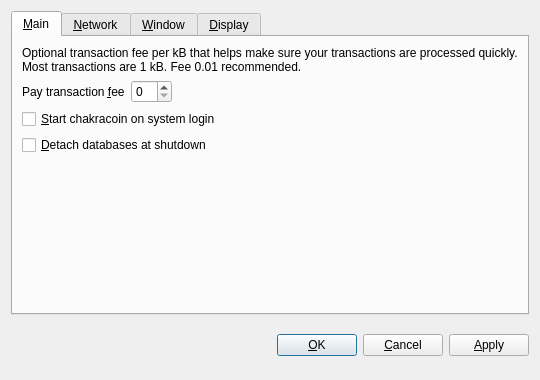
<?xml version="1.0" encoding="UTF-8"?>
<ui version="4.0">
 <class>OptionsDialog</class>
 <widget class="QDialog" name="OptionsDialog">
  <property name="geometry">
   <rect>
    <x>0</x>
    <y>0</y>
    <width>540</width>
    <height>380</height>
   </rect>
  </property>
  <property name="windowTitle">
   <string>Options</string>
  </property>
  <property name="modal">
   <bool>true</bool>
  </property>
  <layout class="QVBoxLayout" name="verticalLayout">
   <item>
    <widget class="QTabWidget" name="tabWidget">
     <property name="tabPosition">
      <enum>QTabWidget::North</enum>
     </property>
     <property name="currentIndex">
      <number>0</number>
     </property>
     <widget class="QWidget" name="tabMain">
      <attribute name="title">
       <string>&amp;Main</string>
      </attribute>
      <layout class="QVBoxLayout" name="verticalLayout_Main">
       <item>
        <widget class="QLabel" name="transactionFeeInfoLabel">
         <property name="text">
          <string>Optional transaction fee per kB that helps make sure your transactions are processed quickly. Most transactions are 1 kB. Fee 0.01 recommended.</string>
         </property>
         <property name="textFormat">
          <enum>Qt::PlainText</enum>
         </property>
         <property name="wordWrap">
          <bool>true</bool>
         </property>
        </widget>
       </item>
       <item>
        <layout class="QHBoxLayout" name="horizontalLayout_Main">
         <item>
          <widget class="QLabel" name="transactionFeeLabel">
           <property name="text">
            <string>Pay transaction &amp;fee</string>
           </property>
           <property name="textFormat">
            <enum>Qt::PlainText</enum>
           </property>
           <property name="buddy">
            <cstring>transactionFee</cstring>
           </property>
          </widget>
         </item>
         <item>
          <widget class="BitcoinAmountField" name="transactionFee"/>
         </item>
         <item>
          <spacer name="horizontalSpacer_Main">
           <property name="orientation">
            <enum>Qt::Horizontal</enum>
           </property>
           <property name="sizeHint" stdset="0">
            <size>
             <width>40</width>
             <height>20</height>
            </size>
           </property>
          </spacer>
         </item>
        </layout>
       </item>
       <item>
        <widget class="QCheckBox" name="bitcoinAtStartup">
         <property name="toolTip">
          <string>Automatically start chakracoin after logging in to the system.</string>
         </property>
         <property name="text">
          <string>&amp;Start chakracoin on system login</string>
         </property>
        </widget>
       </item>
       <item>
        <widget class="QCheckBox" name="detachDatabases">
         <property name="toolTip">
          <string>Detach block and address databases at shutdown. This means they can be moved to another data directory, but it slows down shutdown. The wallet is always detached.</string>
         </property>
         <property name="text">
          <string>&amp;Detach databases at shutdown</string>
         </property>
        </widget>
       </item>
       <item>
        <spacer name="verticalSpacer_Main">
         <property name="orientation">
          <enum>Qt::Vertical</enum>
         </property>
         <property name="sizeHint" stdset="0">
          <size>
           <width>20</width>
           <height>40</height>
          </size>
         </property>
        </spacer>
       </item>
      </layout>
     </widget>
     <widget class="QWidget" name="tabNetwork">
      <attribute name="title">
       <string>&amp;Network</string>
      </attribute>
      <layout class="QVBoxLayout" name="verticalLayout_Network">
       <item>
        <widget class="QCheckBox" name="mapPortUpnp">
         <property name="toolTip">
          <string>Automatically open the chakracoin client port on the router. This only works when your router supports UPnP and it is enabled.</string>
         </property>
         <property name="text">
          <string>Map port using &amp;UPnP</string>
         </property>
        </widget>
       </item>
       <item>
        <widget class="QCheckBox" name="connectSocks">
         <property name="toolTip">
          <string>Connect to the chakracoin network through a SOCKS proxy (e.g. when connecting through Tor).</string>
         </property>
         <property name="text">
          <string>&amp;Connect through SOCKS proxy:</string>
         </property>
        </widget>
       </item>
       <item>
        <layout class="QHBoxLayout" name="horizontalLayout_Network">
         <item>
          <widget class="QLabel" name="proxyIpLabel">
           <property name="text">
            <string>Proxy &amp;IP:</string>
           </property>
           <property name="textFormat">
            <enum>Qt::PlainText</enum>
           </property>
           <property name="buddy">
            <cstring>proxyIp</cstring>
           </property>
          </widget>
         </item>
         <item>
          <widget class="QValidatedLineEdit" name="proxyIp">
           <property name="maximumSize">
            <size>
             <width>140</width>
             <height>16777215</height>
            </size>
           </property>
           <property name="toolTip">
            <string>IP address of the proxy (e.g. 127.0.0.1)</string>
           </property>
          </widget>
         </item>
         <item>
          <widget class="QLabel" name="proxyPortLabel">
           <property name="text">
            <string>&amp;Port:</string>
           </property>
           <property name="textFormat">
            <enum>Qt::PlainText</enum>
           </property>
           <property name="buddy">
            <cstring>proxyPort</cstring>
           </property>
          </widget>
         </item>
         <item>
          <widget class="QLineEdit" name="proxyPort">
           <property name="maximumSize">
            <size>
             <width>55</width>
             <height>16777215</height>
            </size>
           </property>
           <property name="toolTip">
            <string>Port of the proxy (e.g. 9050)</string>
           </property>
          </widget>
         </item>
         <item>
          <widget class="QLabel" name="socksVersionLabel">
           <property name="text">
            <string>SOCKS &amp;Version:</string>
           </property>
           <property name="textFormat">
            <enum>Qt::PlainText</enum>
           </property>
           <property name="buddy">
            <cstring>socksVersion</cstring>
           </property>
          </widget>
         </item>
         <item>
          <widget class="QValueComboBox" name="socksVersion">
           <property name="toolTip">
            <string>SOCKS version of the proxy (e.g. 5)</string>
           </property>
          </widget>
         </item>
         <item>
          <spacer name="horizontalSpacer_Network">
           <property name="orientation">
            <enum>Qt::Horizontal</enum>
           </property>
           <property name="sizeHint" stdset="0">
            <size>
             <width>40</width>
             <height>20</height>
            </size>
           </property>
          </spacer>
         </item>
        </layout>
       </item>
       <item>
        <spacer name="verticalSpacer_Network">
         <property name="orientation">
          <enum>Qt::Vertical</enum>
         </property>
         <property name="sizeHint" stdset="0">
          <size>
           <width>20</width>
           <height>40</height>
          </size>
         </property>
        </spacer>
       </item>
      </layout>
     </widget>
     <widget class="QWidget" name="tabWindow">
      <attribute name="title">
       <string>&amp;Window</string>
      </attribute>
      <layout class="QVBoxLayout" name="verticalLayout_Window">
       <item>
        <widget class="QCheckBox" name="minimizeToTray">
         <property name="toolTip">
          <string>Show only a tray icon after minimizing the window.</string>
         </property>
         <property name="text">
          <string>&amp;Minimize to the tray instead of the taskbar</string>
         </property>
        </widget>
       </item>
       <item>
        <widget class="QCheckBox" name="minimizeOnClose">
         <property name="toolTip">
          <string>Minimize instead of exit the application when the window is closed. When this option is enabled, the application will be closed only after selecting Quit in the menu.</string>
         </property>
         <property name="text">
          <string>M&amp;inimize on close</string>
         </property>
        </widget>
       </item>
       <item>
        <spacer name="verticalSpacer_Window">
         <property name="orientation">
          <enum>Qt::Vertical</enum>
         </property>
         <property name="sizeHint" stdset="0">
          <size>
           <width>20</width>
           <height>40</height>
          </size>
         </property>
        </spacer>
       </item>
      </layout>
     </widget>
     <widget class="QWidget" name="tabDisplay">
      <attribute name="title">
       <string>&amp;Display</string>
      </attribute>
      <layout class="QVBoxLayout" name="verticalLayout_Display">
       <item>
        <layout class="QHBoxLayout" name="horizontalLayout_1_Display">
         <item>
          <widget class="QLabel" name="langLabel">
           <property name="text">
            <string>User Interface &amp;language:</string>
           </property>
           <property name="textFormat">
            <enum>Qt::PlainText</enum>
           </property>
           <property name="buddy">
            <cstring>lang</cstring>
           </property>
          </widget>
         </item>
         <item>
          <widget class="QValueComboBox" name="lang">
           <property name="toolTip">
            <string>The user interface language can be set here. This setting will take effect after restarting chakracoin.</string>
           </property>
          </widget>
         </item>
        </layout>
       </item>
       <item>
        <layout class="QHBoxLayout" name="horizontalLayout_2_Display">
         <item>
          <widget class="QLabel" name="unitLabel">
           <property name="text">
            <string>&amp;Unit to show amounts in:</string>
           </property>
           <property name="textFormat">
            <enum>Qt::PlainText</enum>
           </property>
           <property name="buddy">
            <cstring>unit</cstring>
           </property>
          </widget>
         </item>
         <item>
          <widget class="QValueComboBox" name="unit">
           <property name="toolTip">
            <string>Choose the default subdivision unit to show in the interface and when sending coins.</string>
           </property>
          </widget>
         </item>
        </layout>
       </item>
       <item>
        <widget class="QCheckBox" name="displayAddresses">
         <property name="toolTip">
          <string>Whether to show chakracoin addresses in the transaction list or not.</string>
         </property>
         <property name="text">
          <string>&amp;Display addresses in transaction list</string>
         </property>
        </widget>
       </item>
       <item>
        <spacer name="verticalSpacer_Display">
         <property name="orientation">
          <enum>Qt::Vertical</enum>
         </property>
         <property name="sizeHint" stdset="0">
          <size>
           <width>20</width>
           <height>40</height>
          </size>
         </property>
        </spacer>
       </item>
      </layout>
     </widget>
    </widget>
   </item>
   <item>
    <layout class="QHBoxLayout" name="horizontalLayout_Buttons">
     <item>
      <spacer name="horizontalSpacer_1">
       <property name="orientation">
        <enum>Qt::Horizontal</enum>
       </property>
       <property name="sizeHint" stdset="0">
        <size>
         <width>40</width>
         <height>48</height>
        </size>
       </property>
      </spacer>
     </item>
     <item>
      <widget class="QLabel" name="statusLabel">
       <property name="font">
        <font>
         <weight>75</weight>
         <bold>true</bold>
        </font>
       </property>
       <property name="text">
        <string/>
       </property>
       <property name="textFormat">
        <enum>Qt::PlainText</enum>
       </property>
       <property name="wordWrap">
        <bool>true</bool>
       </property>
      </widget>
     </item>
     <item>
      <spacer name="horizontalSpacer_2">
       <property name="orientation">
        <enum>Qt::Horizontal</enum>
       </property>
       <property name="sizeHint" stdset="0">
        <size>
         <width>40</width>
         <height>48</height>
        </size>
       </property>
      </spacer>
     </item>
     <item>
      <widget class="QPushButton" name="okButton">
       <property name="text">
        <string>&amp;OK</string>
       </property>
      </widget>
     </item>
     <item>
      <widget class="QPushButton" name="cancelButton">
       <property name="text">
        <string>&amp;Cancel</string>
       </property>
       <property name="autoDefault">
        <bool>false</bool>
       </property>
      </widget>
     </item>
     <item>
      <widget class="QPushButton" name="applyButton">
       <property name="text">
        <string>&amp;Apply</string>
       </property>
       <property name="autoDefault">
        <bool>false</bool>
       </property>
      </widget>
     </item>
    </layout>
   </item>
  </layout>
 </widget>
 <customwidgets>
  <customwidget>
   <class>BitcoinAmountField</class>
   <extends>QSpinBox</extends>
   <header>bitcoinamountfield.h</header>
  </customwidget>
  <customwidget>
   <class>QValueComboBox</class>
   <extends>QComboBox</extends>
   <header>qvaluecombobox.h</header>
  </customwidget>
  <customwidget>
   <class>QValidatedLineEdit</class>
   <extends>QLineEdit</extends>
   <header>qvalidatedlineedit.h</header>
  </customwidget>
 </customwidgets>
 <resources/>
 <connections/>
</ui>
